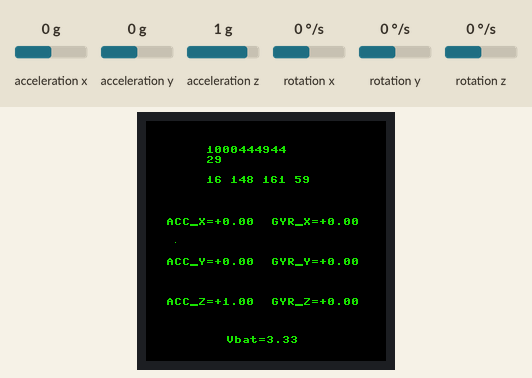
A program run on a simulated Raspberry Pi Pico running MicroPython. Shown: 240×240 colour display. The test bench sets the inputs (shaded band); at power-on: acceleration x 0 g, acceleration y 0 g, acceleration z 1 g, rotation x 0 °/s, rotation y 0 °/s, rotation z 0 °/s. Random numbers come from a fixed seed.

Above: at 1.48 s.
1.5 s: acceleration x set to -1.4 g
At 1.61 s:
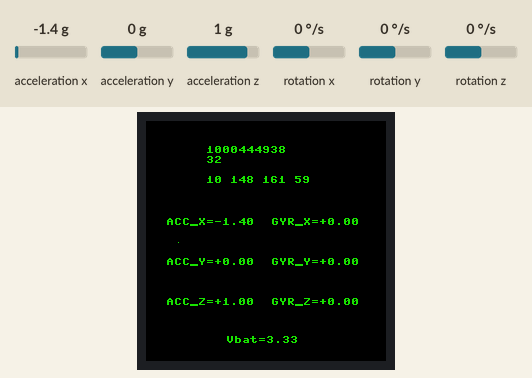
3.1 s: acceleration y set to -1.4 g
At 3.15 s:
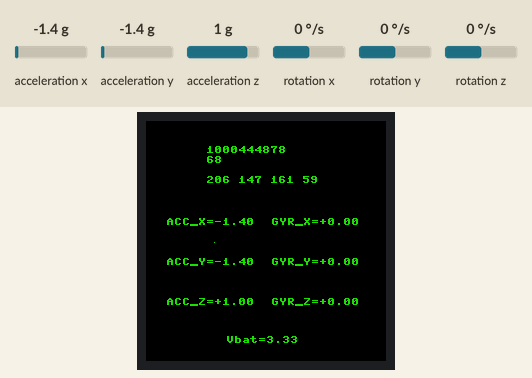
4.6 s: acceleration z set to -1.4 g
At 4.61 s:
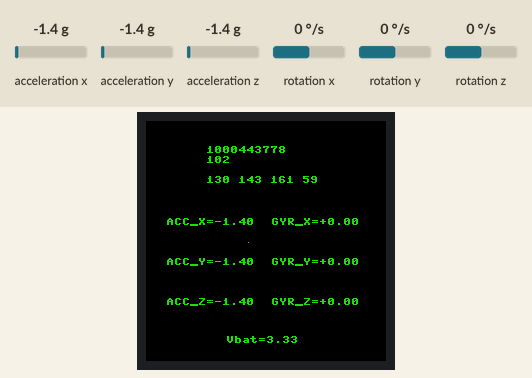
6.1 s: rotation x set to -192 °/s
At 6.12 s:
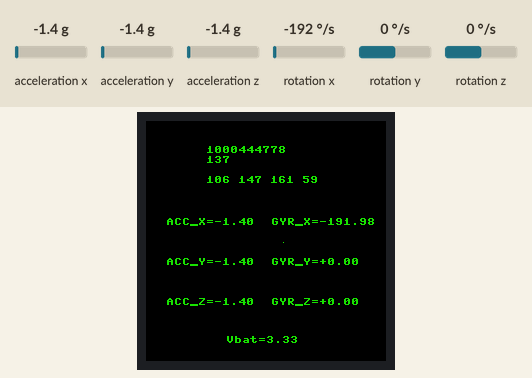

The program:

main.py
```python
"""
In this script, I converted the accelerometer and gyroscope values into integers to send as bytes.
It succeeded, but I failed to keep it turned on and to send the UART message.
I don’t know where I went wrong.

If you want to help me with that: Discord: eloistree.
I would be happy to receive some assistance.

"""

from machine import Pin,I2C,SPI,PWM,ADC
import framebuf
import time
import random
from machine import UART


uart = machine.UART(0, baudrate=9600, bits=8, parity=None, stop=1)


I2C_SDA = 6
I2C_SDL = 7

DC = 8
CS = 9
SCK = 10
MOSI = 11
RST = 12

BL = 25

Vbat_Pin = 29


class LCD_1inch28(framebuf.FrameBuffer):
    def __init__(self):
        self.width = 240
        self.height = 240

        self.cs = Pin(CS,Pin.OUT)
        self.rst = Pin(RST,Pin.OUT)

        self.cs(1)
        self.spi = SPI(1,100_000_000,polarity=0, phase=0,sck=Pin(SCK),mosi=Pin(MOSI),miso=None)
        self.dc = Pin(DC,Pin.OUT)
        self.dc(1)
        self.buffer = bytearray(self.height * self.width * 2)
        super().__init__(self.buffer, self.width, self.height, framebuf.RGB565)
        self.init_display()

        self.red   =   0x07E0
        self.green =   0x001f
        self.blue  =   0xf800
        self.white =   0xffff

        self.fill(self.white)
        self.show()

        self.pwm = PWM(Pin(BL))
        self.pwm.freq(5000)

    def write_cmd(self, cmd):
        self.cs(1)
        self.dc(0)
        self.cs(0)
        self.spi.write(bytearray([cmd]))
        self.cs(1)

    def write_data(self, buf):
        self.cs(1)
        self.dc(1)
        self.cs(0)
        self.spi.write(bytearray([buf]))
        self.cs(1)
    def set_bl_pwm(self,duty):
        self.pwm.duty_u16(duty)#max 65535
    def init_display(self):
        """Initialize dispaly"""
        self.rst(1)
        time.sleep(0.01)
        self.rst(0)
        time.sleep(0.01)
        self.rst(1)
        time.sleep(0.05)

        self.write_cmd(0xEF)
        self.write_cmd(0xEB)
        self.write_data(0x14)

        self.write_cmd(0xFE)
        self.write_cmd(0xEF)

        self.write_cmd(0xEB)
        self.write_data(0x14)

        self.write_cmd(0x84)
        self.write_data(0x40)

        self.write_cmd(0x85)
        self.write_data(0xFF)

        self.write_cmd(0x86)
        self.write_data(0xFF)

        self.write_cmd(0x87)
        self.write_data(0xFF)

        self.write_cmd(0x88)
        self.write_data(0x0A)

        self.write_cmd(0x89)
        self.write_data(0x21)

        self.write_cmd(0x8A)
        self.write_data(0x00)

        self.write_cmd(0x8B)
        self.write_data(0x80)

        self.write_cmd(0x8C)
        self.write_data(0x01)

        self.write_cmd(0x8D)
        self.write_data(0x01)

        self.write_cmd(0x8E)
        self.write_data(0xFF)

        self.write_cmd(0x8F)
        self.write_data(0xFF)


        self.write_cmd(0xB6)
        self.write_data(0x00)
        self.write_data(0x20)

        self.write_cmd(0x36)
        self.write_data(0x98)

        self.write_cmd(0x3A)
        self.write_data(0x05)


        self.write_cmd(0x90)
        self.write_data(0x08)
        self.write_data(0x08)
        self.write_data(0x08)
        self.write_data(0x08)

        self.write_cmd(0xBD)
        self.write_data(0x06)

        self.write_cmd(0xBC)
        self.write_data(0x00)

        self.write_cmd(0xFF)
        self.write_data(0x60)
        self.write_data(0x01)
        self.write_data(0x04)

        self.write_cmd(0xC3)
        self.write_data(0x13)
        self.write_cmd(0xC4)
        self.write_data(0x13)

        self.write_cmd(0xC9)
        self.write_data(0x22)

        self.write_cmd(0xBE)
        self.write_data(0x11)

        self.write_cmd(0xE1)
        self.write_data(0x10)
        self.write_data(0x0E)

        self.write_cmd(0xDF)
        self.write_data(0x21)
        self.write_data(0x0c)
        self.write_data(0x02)

        self.write_cmd(0xF0)
        self.write_data(0x45)
        self.write_data(0x09)
        self.write_data(0x08)
        self.write_data(0x08)
        self.write_data(0x26)
        self.write_data(0x2A)

        self.write_cmd(0xF1)
        self.write_data(0x43)
        self.write_data(0x70)
        self.write_data(0x72)
        self.write_data(0x36)
        self.write_data(0x37)
        self.write_data(0x6F)


        self.write_cmd(0xF2)
        self.write_data(0x45)
        self.write_data(0x09)
        self.write_data(0x08)
        self.write_data(0x08)
        self.write_data(0x26)
        self.write_data(0x2A)

        self.write_cmd(0xF3)
        self.write_data(0x43)
        self.write_data(0x70)
        self.write_data(0x72)
        self.write_data(0x36)
        self.write_data(0x37)
        self.write_data(0x6F)

        self.write_cmd(0xED)
        self.write_data(0x1B)
        self.write_data(0x0B)

        self.write_cmd(0xAE)
        self.write_data(0x77)

        self.write_cmd(0xCD)
        self.write_data(0x63)


        self.write_cmd(0x70)
        self.write_data(0x07)
        self.write_data(0x07)
        self.write_data(0x04)
        self.write_data(0x0E)
        self.write_data(0x0F)
        self.write_data(0x09)
        self.write_data(0x07)
        self.write_data(0x08)
        self.write_data(0x03)

        self.write_cmd(0xE8)
        self.write_data(0x34)

        self.write_cmd(0x62)
        self.write_data(0x18)
        self.write_data(0x0D)
        self.write_data(0x71)
        self.write_data(0xED)
        self.write_data(0x70)
        self.write_data(0x70)
        self.write_data(0x18)
        self.write_data(0x0F)
        self.write_data(0x71)
        self.write_data(0xEF)
        self.write_data(0x70)
        self.write_data(0x70)

        self.write_cmd(0x63)
        self.write_data(0x18)
        self.write_data(0x11)
        self.write_data(0x71)
        self.write_data(0xF1)
        self.write_data(0x70)
        self.write_data(0x70)
        self.write_data(0x18)
        self.write_data(0x13)
        self.write_data(0x71)
        self.write_data(0xF3)
        self.write_data(0x70)
        self.write_data(0x70)

        self.write_cmd(0x64)
        self.write_data(0x28)
        self.write_data(0x29)
        self.write_data(0xF1)
        self.write_data(0x01)
        self.write_data(0xF1)
        self.write_data(0x00)
        self.write_data(0x07)

        self.write_cmd(0x66)
        self.write_data(0x3C)
        self.write_data(0x00)
        self.write_data(0xCD)
        self.write_data(0x67)
        self.write_data(0x45)
        self.write_data(0x45)
        self.write_data(0x10)
        self.write_data(0x00)
        self.write_data(0x00)
        self.write_data(0x00)

        self.write_cmd(0x67)
        self.write_data(0x00)
        self.write_data(0x3C)
        self.write_data(0x00)
        self.write_data(0x00)
        self.write_data(0x00)
        self.write_data(0x01)
        self.write_data(0x54)
        self.write_data(0x10)
        self.write_data(0x32)
        self.write_data(0x98)

        self.write_cmd(0x74)
        self.write_data(0x10)
        self.write_data(0x85)
        self.write_data(0x80)
        self.write_data(0x00)
        self.write_data(0x00)
        self.write_data(0x4E)
        self.write_data(0x00)

        self.write_cmd(0x98)
        self.write_data(0x3e)
        self.write_data(0x07)

        self.write_cmd(0x35)
        self.write_cmd(0x21)

        self.write_cmd(0x11)
        time.sleep(0.12)
        self.write_cmd(0x29)
        time.sleep(0.02)

        self.write_cmd(0x21)

        self.write_cmd(0x11)

        self.write_cmd(0x29)

    def show(self):
        self.write_cmd(0x2A)
        self.write_data(0x00)
        self.write_data(0x00)
        self.write_data(0x00)
        self.write_data(0xef)

        self.write_cmd(0x2B)
        self.write_data(0x00)
        self.write_data(0x00)
        self.write_data(0x00)
        self.write_data(0xEF)

        self.write_cmd(0x2C)

        self.cs(1)
        self.dc(1)
        self.cs(0)
        self.spi.write(self.buffer)
        self.cs(1)


class QMI8658(object):
    def __init__(self,address=0X6B):
        self._address = address
        self._bus = I2C(id=1,scl=Pin(I2C_SDL),sda=Pin(I2C_SDA),freq=100_000)
        bRet=self.WhoAmI()
        if bRet :
            self.Read_Revision()
        else    :
            return NULL
        self.Config_apply()

    def _read_byte(self,cmd):
        rec=self._bus.readfrom_mem(int(self._address),int(cmd),1)
        return rec[0]
    def _read_block(self, reg, length=1):
        rec=self._bus.readfrom_mem(int(self._address),int(reg),length)
        return rec
    def _read_u16(self,cmd):
        LSB = self._bus.readfrom_mem(int(self._address),int(cmd),1)
        MSB = self._bus.readfrom_mem(int(self._address),int(cmd)+1,1)
        return (MSB[0] << 8) + LSB[0]
    def _write_byte(self,cmd,val):
        self._bus.writeto_mem(int(self._address),int(cmd),bytes([int(val)]))

    def WhoAmI(self):
        bRet=False
        if (0x05) == self._read_byte(0x00):
            bRet = True
        return bRet
    def Read_Revision(self):
        return self._read_byte(0x01)
    def Config_apply(self):
        # REG CTRL1
        self._write_byte(0x02,0x60)
        # REG CTRL2 : QMI8658AccRange_8g  and QMI8658AccOdr_1000Hz
        self._write_byte(0x03,0x23)
        # REG CTRL3 : QMI8658GyrRange_512dps and QMI8658GyrOdr_1000Hz
        self._write_byte(0x04,0x53)
        # REG CTRL4 : No
        self._write_byte(0x05,0x00)
        # REG CTRL5 : Enable Gyroscope And Accelerometer Low-Pass Filter
        self._write_byte(0x06,0x11)
        # REG CTRL6 : Disables Motion on Demand.
        self._write_byte(0x07,0x00)
        # REG CTRL7 : Enable Gyroscope And Accelerometer
        self._write_byte(0x08,0x03)

    def Read_Raw_XYZ(self):
        xyz=[0,0,0,0,0,0]
        raw_timestamp = self._read_block(0x30,3)
        raw_acc_xyz=self._read_block(0x35,6)
        raw_gyro_xyz=self._read_block(0x3b,6)
        raw_xyz=self._read_block(0x35,12)
        timestamp = (raw_timestamp[2]<<16)|(raw_timestamp[1]<<8)|(raw_timestamp[0])
        for i in range(6):
            # xyz[i]=(raw_acc_xyz[(i*2)+1]<<8)|(raw_acc_xyz[i*2])
            # xyz[i+3]=(raw_gyro_xyz[((i+3)*2)+1]<<8)|(raw_gyro_xyz[(i+3)*2])
            xyz[i] = (raw_xyz[(i*2)+1]<<8)|(raw_xyz[i*2])
            if xyz[i] >= 32767:
                xyz[i] = xyz[i]-65535
        return xyz
    def Read_XYZ(self):
        xyz=[0,0,0,0,0,0]
        raw_xyz=self.Read_Raw_XYZ()
        #QMI8658AccRange_8g
        acc_lsb_div=(1<<12)
        #QMI8658GyrRange_512dps
        gyro_lsb_div = 64
        for i in range(3):
            xyz[i]=raw_xyz[i]/acc_lsb_div#(acc_lsb_div/1000.0)
            xyz[i+3]=raw_xyz[i+3]*1.0/gyro_lsb_div
        return xyz


#if __name__=='__main__':

bool_disco_mode =False
LCD = LCD_1inch28()
LCD.set_bl_pwm(65535)
qmi8658=QMI8658()
Vbat= ADC(Pin(Vbat_Pin))

dot_x =0
dot_direction=1
int_frame=0


while(True):

    #read QMI8658
    xyz=qmi8658.Read_XYZ()

    if int_frame==0:
        uart = UART(0, baudrate=9600)

    if bool_disco_mode==True:
        ## DISCO CODE START
        c= random.randint(0x000F, 0xFFFF)
        LCD.fill_rect(0, 0, 240, 240, c)
    else:
        LCD.fill_rect(0, 0, 240, 240, 0x0000)
    #LCD.text("RP2040-LCD-1.28",60,25,LCD.green)
    #LCD.text("Waveshare",80,57,LCD.green)
    LCD.text("ACC_X={:+.2f}".format(xyz[0]),20,100-3,LCD.green)
    LCD.text("ACC_Y={:+.2f}".format(xyz[1]),20,140-3,LCD.green)
    LCD.text("ACC_Z={:+.2f}".format(xyz[2]),20,180-3,LCD.green)
    LCD.text("GYR_X={:+3.2f}".format(xyz[3]),125,100-3,LCD.green)
    LCD.text("GYR_Y={:+3.2f}".format(xyz[4]),125,140-3,LCD.green)
    LCD.text("GYR_Z={:+3.2f}".format(xyz[5]),125,180-3,LCD.green)
    reading = Vbat.read_u16()*3.3/65535*2
    LCD.text("Vbat={:.2f}".format(reading),80,215,LCD.green)
    ax_pitch = round((((xyz[0]+1.0)/2.0)*9))
    ay_roll = round((((xyz[1]+1.0)/2.0)*9))
    az=  round((((xyz[2]+1.0)/2.0)*9))
    gx = round((((((xyz[3]%50.0)/50.0)+1.0)/2.0)*9.0))
    gy = round((((((xyz[4]%50.0)/50.0)+1.0)/2.0)*9.0))
    gz = round((((((xyz[5]%50.0)/50.0)+1.0)/2.0)*9.0))

    int_value = 1000000000
    int_value+= ax_pitch
    int_value+= ay_roll*10
    int_value+= az*100
    int_value+= gx*1000
    int_value+= gy*10000
    int_value+= gz*100000


    #if gx==9 and gy==9:
    #    bool_disco_mode = not bool_disco_mode
    if int_value%1000==751:
         bool_disco_mode = not bool_disco_mode

    LCD.text(f"{int_value}",60,25, LCD.green)

    # Extract bytes in little-endian order
    byte0 = int_value & 0xFF              # Byte 0 (least significant byte)
    byte1 = (int_value >> 8) & 0xFF       # Byte 1
    byte2 = (int_value >> 16) & 0xFF      # Byte 2
    byte3 = (int_value >> 24) & 0xFF      # Byte 3 (most significant byte)

    # Combine into bytes object
    byte_data = bytes([byte0, byte1, byte2, byte3])


    if dot_x>239:
        dot_direction=-1
    if dot_x<1:
        dot_direction=1

    dot_x+=dot_direction

    LCD.fill_rect(dot_x, 121, 1,1, LCD.green)
    int_frame+=1

    LCD.text(f"{int_frame}",60,35, LCD.green)
    LCD.text(f"{byte_data[0]} {byte_data[1]} {byte_data[2]} {byte_data[3]}",60,55, LCD.green)

    if int_frame%5==0:
        uart.write(byte_data)
        LCD.fill_rect(dot_x, 121, 1,1, LCD.red)

    LCD.show()
    time.sleep(0.01)
```
